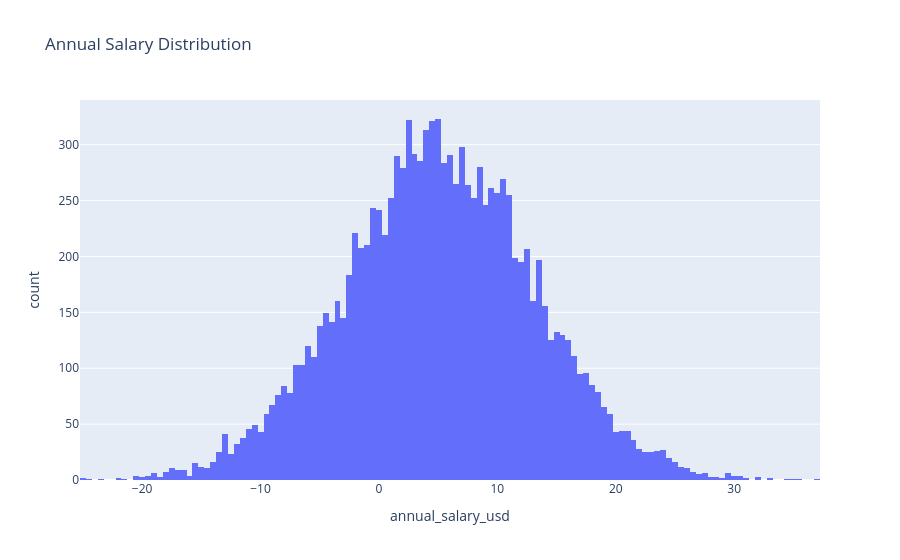

Here is the notebook cell this chart was saved with:
### Code cell
#Annual Salary Distribution — Histogram
import plotly.express as px
import pandas as pd

df['annual_salary_usd'] = pd.to_numeric(
    df['annual_salary_usd'],
    errors='coerce'
)

fig = px.histogram(
    df,
    x='annual_salary_usd',
    title='Annual Salary Distribution'
)

fig.show()

### Figure 1 — Plotly figure (JSON) as saved in the notebook; plotly's stock layout.template omitted (floating-point values rounded to 4 significant figures; data arrays with more than 128 entries replaced by an {"elided": "..."} marker saying what was removed)
{"data": [{"bingroup": "x", "hovertemplate": "annual_salary_usd=%{x}<br>count=%{y}<extra></extra>", "legendgroup": "", "marker": {"color": "#636efa", "pattern": {"shape": ""}}, "name": "", "orientation": "v", "showlegend": false, "type": "histogram", "x": {"elided": "12000 float values"}, "xaxis": "x", "yaxis": "y"}], "layout": {"barmode": "relative", "legend": {"tracegroupgap": 0}, "title": {"text": "Annual Salary Distribution"}, "xaxis": {"anchor": "y", "domain": [0, 1], "title": {"text": "annual_salary_usd"}}, "yaxis": {"anchor": "x", "domain": [0, 1], "title": {"text": "count"}}}}
